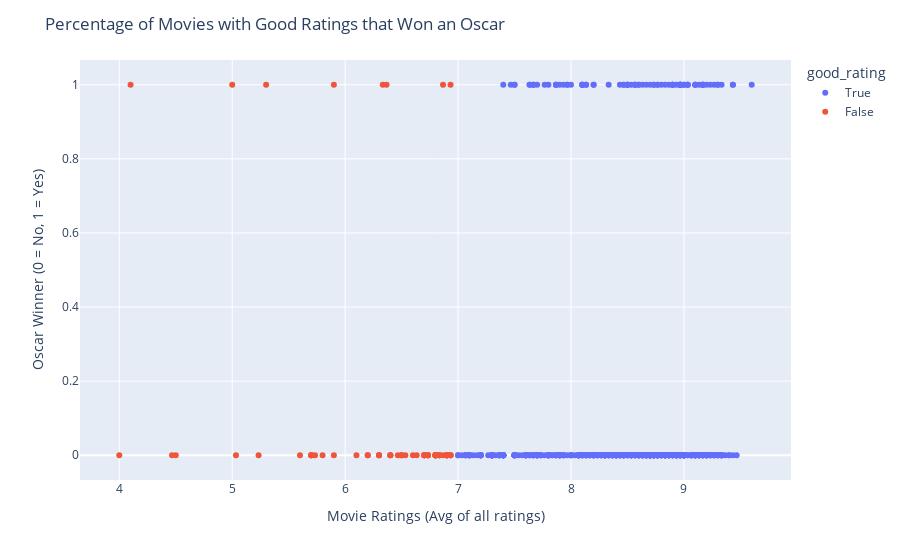

This figure's notebook cell:
### Code cell
# Question : Movies with good average ratings that won the oscars
import plotly.express as px

# Calculate the percentage of movies with good ratings that won an Oscar
total_good_movies = grouped[grouped['good_rating'] == True]['movie_id'].sum()
good_movies_won_oscar = grouped[(grouped['good_rating'] == True) & (grouped['award_Winner'] == 1)]['movie_id'].sum()
percentage = good_movies_won_oscar / total_good_movies * 100

# Create a scatter plot of the results
import plotly.express as px

fig = px.scatter(filtered_df, x='avg_rating', y='award_Winner',
                 color='good_rating', hover_data=['movie_name'])
fig.update_layout(title='Percentage of Movies with Good Ratings that Won an Oscar',
                  xaxis_title='Movie Ratings (Avg of all ratings)', yaxis_title='Oscar Winner (0 = No, 1 = Yes)')

# Save the plot as a PNG file
plt.savefig('good_ratings_vs_oscar.png', dpi=300, bbox_inches='tight')

fig.show()

### Figure 1 — Plotly figure (JSON) as saved in the notebook; plotly's stock layout.template omitted (floating-point values rounded to 4 significant figures; data arrays with more than 128 entries replaced by an {"elided": "..."} marker saying what was removed)
{"data": [{"customdata": {"elided": "502x1 str values"}, "hovertemplate": "good_rating=True<br>avg_rating=%{x}<br>award_Winner=%{y}<br>movie_name=%{customdata[0]}<extra></extra>", "legendgroup": "True", "marker": {"color": "#636efa", "symbol": "circle"}, "mode": "markers", "name": "True", "orientation": "v", "showlegend": true, "type": "scatter", "x": {"elided": "502 float values"}, "xaxis": "x", "y": {"elided": "502 int values"}, "yaxis": "y"}, {"customdata": [["The Big Chill"], ["Mutiny on the Bounty"], ["The Towering Inferno"], ["The Blind Side"], ["Mank"], ["Fanny"], ["Test Pilot"], ["Four Daughters"], ["The Turning Point"], ["Smilin' Through"], ["Extremely Loud & Incredibly Close"], ["Around the World in 80 Days"], ["Nicholas and Alexandra"], ["Love Story"], ["The Prince of Tides"], ["Darling"], ["State Fair"], ["Wake Island"], ["The White Parade"], ["Broadway Melody of 1936"], ["The Front Page"], ["Cleopatra"], ["One Foot in Heaven"], ["In Old Chicago"], ["One Hundred Men and a Girl"], ["The Rose Tattoo"], ["The Mission"], ["Peyton Place"], ["Vice"], ["The Reader"], ["Prizzi's Honor"], ["The Divorcee"], ["The Racket"], ["Naughty Marietta"], ["Bohemian Rhapsody"], ["The House of Rothschild"], ["Chocolat"], ["Love Is a Many-Splendored Thing"], ["Bad Girl"], ["Anchors Aweigh"], ["Cleopatra"], ["Wilson"], ["Anthony Adverse"], ["Viva Villa!"], ["The Great Ziegfeld"], ["Out of Africa"], ["Trader Horn"], ["Skippy"], ["Here Comes the Navy"], ["Disraeli"], ["Arrowsmith"], ["Three Coins in the Fountain"], ["Cavalcade"], ["East Lynne"], ["Alibi"], ["The Alamo"], ["One Night of Love"], ["Hollywood Revue"], ["Picnic"], ["Flirtation Walk"], ["In Old Arizona"], ["Cimarron"], ["Hello, Dolly!"], ["Anne of the Thousand Days"], ["The Greatest Show on Earth"], ["Blossoms in the Dust"], ["The Robe"], ["The Broadway Melody"], ["Doctor Dolittle"]], "hovertemplate": "good_rating=False<br>avg_rating=%{x}<br>award_Winner=%{y}<br>movie_name=%{customdata[0]}<extra></extra>", "legendgroup": "False", "marker": {"color": "#EF553B", "symbol": "circle"}, "mode": "markers", "name": "False", "orientation": "v", "showlegend": true, "type": "scatter", "x": [6.933, 6.933, 6.933, 6.933, 6.9, 6.9, 6.9, 6.9, 6.9, 6.9, 6.9, 6.867, 6.867, 6.833, 6.833, 6.833, 6.8, 6.8, 6.8, 6.8, 6.8, 6.8, 6.8, 6.8, 6.8, 6.8, 6.733, 6.733, 6.733, 6.733, 6.7, 6.7, 6.7, 6.7, 6.633, 6.6, 6.533, 6.5, 6.5, 6.5, 6.467, 6.4, 6.4, 6.4, 6.367, 6.333, 6.3, 6.3, 6.3, 6.2, 6.2, 6.1, 5.9, 5.9, 5.8, 5.733, 5.7, 5.7, 5.7, 5.7, 5.6, 5.3, 5.233, 5.033, 5, 4.5, 4.467, 4.1, 4], "xaxis": "x", "y": [0, 1, 0, 0, 0, 0, 0, 0, 0, 0, 0, 1, 0, 0, 0, 0, 0, 0, 0, 0, 0, 0, 0, 0, 0, 0, 0, 0, 0, 0, 0, 0, 0, 0, 0, 0, 0, 0, 0, 0, 0, 0, 0, 0, 1, 1, 0, 0, 0, 0, 0, 0, 1, 0, 0, 0, 0, 0, 0, 0, 0, 1, 0, 0, 1, 0, 0, 1, 0], "yaxis": "y"}], "layout": {"legend": {"title": {"text": "good_rating"}, "tracegroupgap": 0}, "margin": {"t": 60}, "title": {"text": "Percentage of Movies with Good Ratings that Won an Oscar"}, "xaxis": {"anchor": "y", "domain": [0, 1], "title": {"text": "Movie Ratings (Avg of all ratings)"}}, "yaxis": {"anchor": "x", "domain": [0, 1], "title": {"text": "Oscar Winner (0 = No, 1 = Yes)"}}}}
